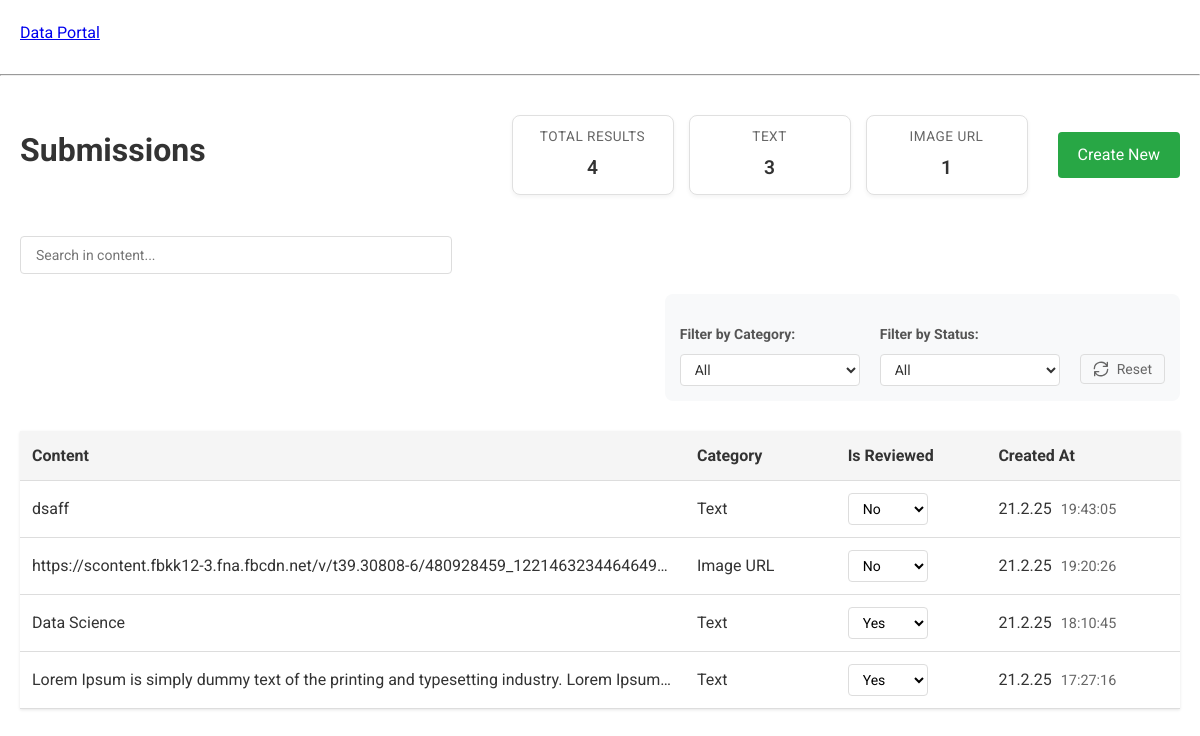
The app's page /, older data.
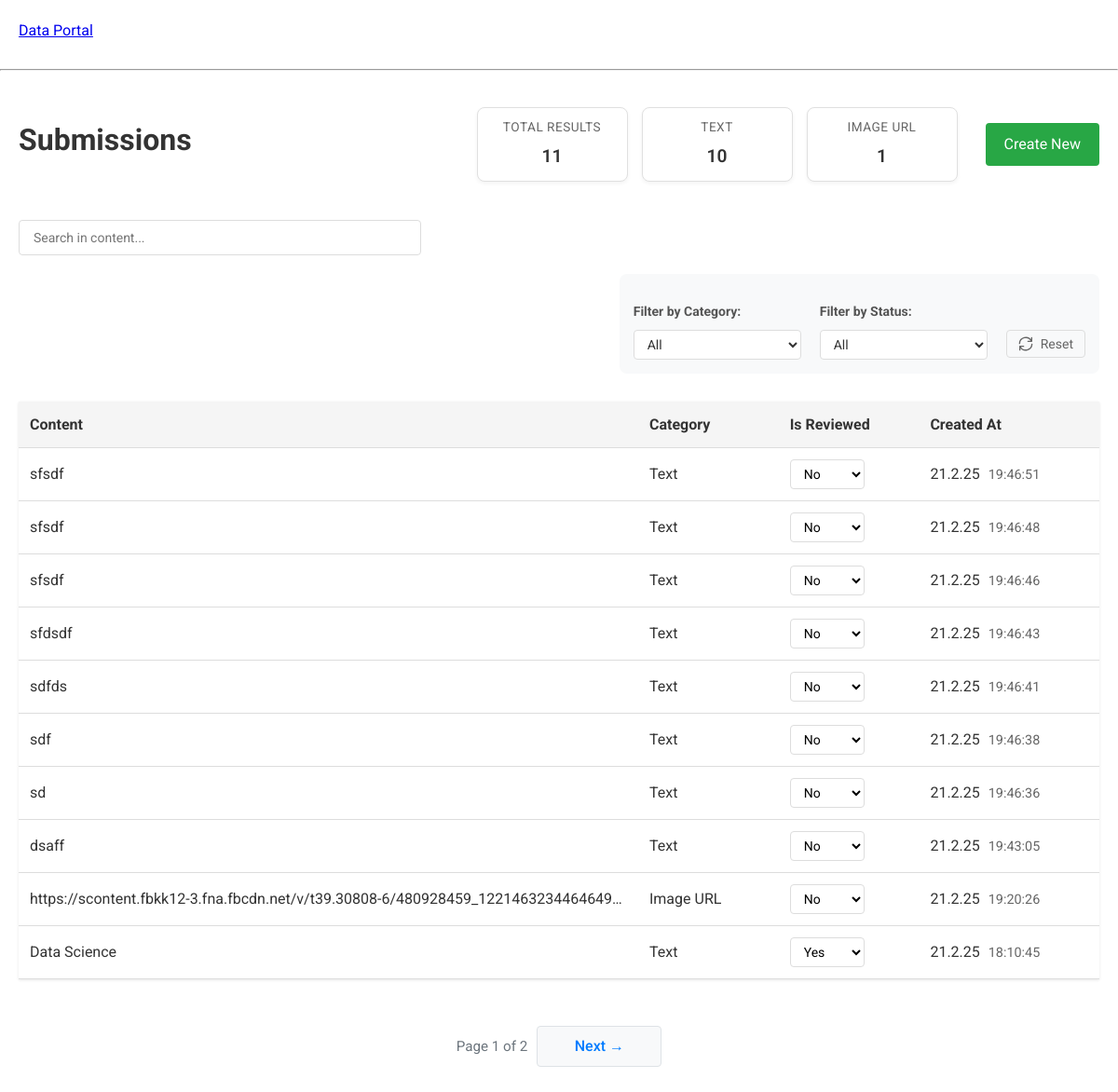
The same page, newer data.
### submissions/models.py (models this page shows, shortened)
class Submission(models.Model):
    CATEGORY_CHOICES = [
        ('TEXT', 'Text'),
        ('IMAGE_URL', 'Image URL'),
    ]
    content = models.CharField(max_length=200)
    category = models.CharField(
        max_length=20,
        choices=CATEGORY_CHOICES,
        default='TEXT'
    )
    is_reviewed = models.BooleanField(default=False)
    created_at = models.DateTimeField(auto_now_add=True)
    updated_at = models.DateTimeField(auto_now=True)
    class Meta:
        ordering = ['-created_at']

### submissions/views.py (the view)
# urls.py: 2. Add a URL to urlpatterns:  path('', views.home, name='home')
def home(request):
    try:
        category = request.GET.get('category', '')
        status = request.GET.get('status', '')
        search_query = request.GET.get('search', '')
        page = request.GET.get('page', '1')
        submissions = Submission.objects.all().order_by('-created_at')
        if search_query:
            submissions = submissions.filter(content__icontains=search_query)
        if category:
            submissions = submissions.filter(category=category)
        if status == 'reviewed':
            submissions = submissions.filter(is_reviewed=True)
        elif status == 'pending':
            submissions = submissions.filter(is_reviewed=False)
        text_count = submissions.filter(category='TEXT').count()
        image_count = submissions.filter(category='IMAGE_URL').count()
        total_count = text_count + image_count
        paginator = Paginator(submissions, 10)
        try:
            page_obj = paginator.page(page)
        except:
            page_obj = paginator.page(1)
        context = {
            'submissions': page_obj,
            'categories': Submission.CATEGORY_CHOICES,
            'selected_category': category,
            'selected_status': status,
            'search_query': search_query,
            'total_count': total_count,
            'text_count': text_count,
            'image_count': image_count,
        }
        if request.headers.get('HX-Request'):
            return render(request, 'submissions/partials/content_section.html', context)
        return render(request, 'submissions/home.html', context)
    except Exception as e:
        messages.error(request, f"An error occurred: {str(e)}")
        context = {
            'submissions': [],
            'categories': Submission.CATEGORY_CHOICES,
            'selected_category': '',
            'selected_status': '',
            'total_count': 0,
            'text_count': 0,
            'image_count': 0,
        }
        if request.headers.get('HX-Request'):
            return render(request, 'submissions/partials/content_section.html', context)
        return render(request, 'submissions/home.html', context)

### submissions/templates/submissions/home.html (shortened to what this page needs)
{% extends 'main.html' %}
{% block content %}
<div class="container">
    <div class="header-section">
        <h1>Submissions</h1>
        <div class="header-right">
            <div class="stats-container">
                <div class="stat-box">
                    <span class="stat-label">Total Results</span>
                    <span class="stat-value">{{ total_count }}</span>
                </div>
                <div class="stat-box">
                    <span class="stat-label">Text</span>
                    <span class="stat-value">{{ text_count }}</span>
                </div>
                <div class="stat-box">
                    <span class="stat-label">Image URL</span>
                    <span class="stat-value">{{ image_count }}</span>
                </div>
            </div>
            <a href="{% url 'create_submission' %}" class="create-btn">Create New</a>
        </div>
    </div>
    <div class="search-section">
        <div class="search-container">
            <input type="text"
                   id="search-input"
                   name="search"
                   placeholder="Search in content..."
                   value="{{ search_query }}"
                   class="search-input"
                   hx-get="{% url 'home' %}"
                   hx-trigger="keyup changed delay:500ms"
                   hx-target="#content-section"
                   hx-include="[name='category'],[name='status']"
                   hx-push-url="true">
        </div>
    </div>
    <div class="filters">
        <div class="filters-container">
            <div class="filter-group">
                <h3>Filter by Category:</h3>
                <select hx-get="{% url 'home' %}"
                        hx-target="#content-section"
                        hx-trigger="change"
                        class="filter-select"
                        name="category"
                        hx-include="[name='status'],[name='search']">
                    <option value="" {% if not selected_category %}selected{% endif %}>All</option>
                </select>
            </div>
            <div class="filter-group">
                <h3>Filter by Status:</h3>
                <select hx-get="{% url 'home' %}"
                        hx-target="#content-section"
                        hx-trigger="change"
                        class="filter-select"
                        name="status"
                        hx-include="[name='category'],[name='search']">
                    <option value="" {% if not selected_status %}selected{% endif %}>All</option>
                </select>
            </div>
            <div class="filter-group">
                <h3>&nbsp;</h3>
                <button class="refresh-btn"
                        hx-get="{% url 'home' %}"
                        hx-target="#content-section"
                        title="Reset filters">
                    <svg xmlns="http://www.w3.org/2000/svg" width="16" height="16" viewBox="0 0 24 24" fill="none" stroke="currentColor" stroke-width="2" stroke-linecap="round" stroke-linejoin="round">
                        <path d="M21.5 2v6h-6M2.5 22v-6h6M2 11.5a10 10 0 0 1 18.8-4.3M22 12.5a10 10 0 0 1-18.8 4.3"/>
                    </svg>
                    <span>Reset</span>
                </button>
            </div>
        </div>
    </div>
    <div id="content-section">
        {% include 'submissions/partials/content_section.html' %}
    </div>
</div>
{% endblock %}

### submissions/templates/submissions/partials/submission_list.html
{% for submission in submissions %}
    <tr>
        <td>{{ submission.content }}</td>
        <td>{{ submission.get_category_display }}</td>
        <td hx-target="this" hx-swap="innerHTML">
            {% include 'submissions/partials/status_cell.html' %}
        </td>
        <td>
            <span class="created-date">{{ submission.created_at|date:"j.n.y" }}</span>
            <span class="created-time">{{ submission.created_at|time:"H:i:s" }}</span>
        </td>
    </tr>
{% empty %}
    <tr>
        <td colspan="4" class="no-data">No submissions found.</td>
    </tr>
{% endfor %}

### submissions/templates/submissions/partials/status_cell.html
<select class="status-select"
        hx-post="{% url 'update_status' submission.id %}"
        hx-trigger="change"
        hx-headers='{"X-CSRFToken": "{{ csrf_token }}"}'
        name="status">
    <option value="true" {% if submission.is_reviewed %}selected{% endif %}>Yes</option>
    <option value="false" {% if not submission.is_reviewed %}selected{% endif %}>No</option>
</select>

Row changes from the older to the newer data that the page shows:
no longer on this page (row unchanged): Submission: content "Lorem Ipsum is simply dummy text of the printing and typesetting industry. Lorem Ipsum…", category "Text", status "Yes", created_at "21.2.25", created_at "17:27:16"
added Submission: content "sfsdf", category "Text", status "No", created_at "21.2.25", created_at "19:46:51"
added Submission: content "sfsdf", category "Text", status "No", created_at "21.2.25", created_at "19:46:48"
added Submission: content "sfsdf", category "Text", status "No", created_at "21.2.25", created_at "19:46:46"
added Submission: content "sfdsdf", category "Text", status "No", created_at "21.2.25", created_at "19:46:43"
added Submission: content "sdfds", category "Text", status "No", created_at "21.2.25", created_at "19:46:41"
added Submission: content "sdf", category "Text", status "No", created_at "21.2.25", created_at "19:46:38"
added Submission: content "sd", category "Text", status "No", created_at "21.2.25", created_at "19:46:36"
Text that changed along with them:
{{ total_count }}: "4" → "11"
{{ text_count }}: "3" → "10"
{{ submissions.number }}: (not shown) → "1"
{{ submissions.paginator.num_pages }}: (not shown) → "2"
text now shown: "Page of Next →"
